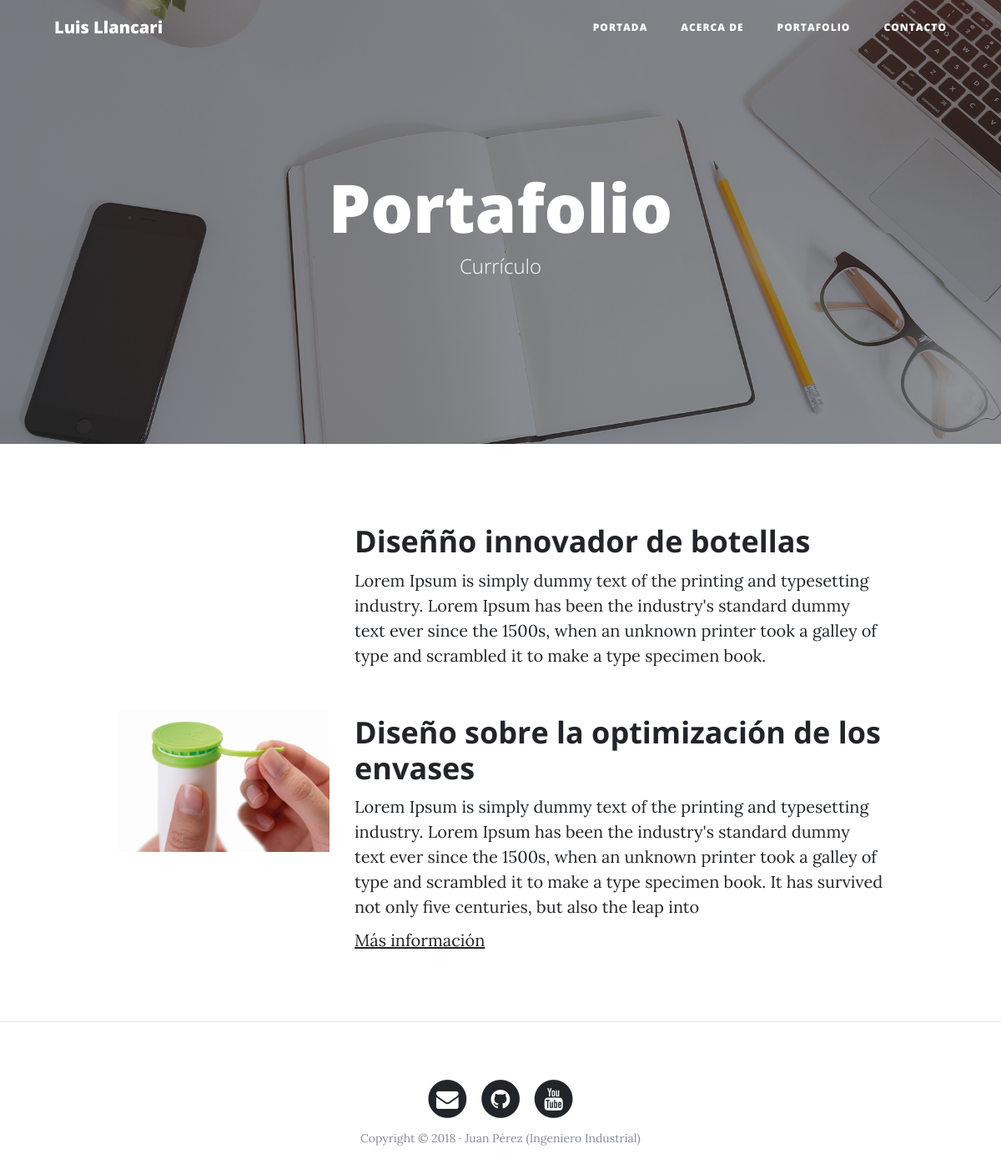
The page /portfolio/ on the database its author committed.
### portfolio/models.py (models this page shows, shortened)
class Project (models.Model):
  title = models.CharField(max_length=200, verbose_name = "Título")
  descripcion = models.TextField(verbose_name = "Descripción")
  image = models.ImageField(verbose_name = "Imagen", upload_to="projects")
  link = models.URLField(null=True, blank= True, verbose_name = "Direccion web")
  create_at = models.DateTimeField(auto_now_add=True, verbose_name = "Fecha de creación")
  update_at = models.DateField(auto_now=True, verbose_name = "Fecha de edición")
  class Meta:
    verbose_name = "proyecto"
    verbose_name_plural = "Proyectos"
    ordering = ["-create_at"]

### portfolio/views.py (the view)
# urls.py: path('portfolio/',portfolio_views.portfolio, name="portfolio"),
def portfolio(request):
    projects = Project.objects.all()
    return render(request, "portfolio/portfolio.html",{'projects':projects})

### portfolio/templates/portfolio/portfolio.html (shortened to what this page needs)
{% extends 'core/base.html' %}
{% block background %}{% load static %}{% static 'core/img/portfolio-bg.jpg' %}{% endblock %}
{% block headers %}
<h1>Portafolio</h1>
<span class="subheading">Currículo</span>
{% endblock %}
{% block content %}
    {% for project in projects %}
        <div class="row project">
            <div class="col-lg-3 col-md-4 offset-lg-1">
                    <img class="img-fluid" src="{{project.image.url}}" alt="">
            </div>
            <div class="col-lg-7 col-md-8">
                <h2 class="section-heading title">{{project.title}}</h2>
                <p>{{project.descripcion}}</p>
                {% if project.link %}
                    <p><a href="{{project.link}}">Más información</a></p>
                {% endif %}
            </div>
        </div>
    {% endfor %}
{% endblock %}

### core/templates/core/base.html (shortened to what this page needs)
<!DOCTYPE html>
<html lang="es">
  <head>
    {% load static %}
    <link href="{% static 'core/vendor/bootstrap/css/bootstrap.min.css' %}" rel="stylesheet">
    <link href="{% static 'core/vendor/font-awesome/css/font-awesome.min.css' %}" rel="stylesheet" type="text/css">
    <link href="{% static 'core/css/clean-blog.min.css' %}" rel="stylesheet">
  </head>
  <body>
    <nav class="navbar navbar-expand-lg navbar-light fixed-top" id="mainNav">
      <div class="container">
        <a class="navbar-brand" href="{% url 'home' %}">Luis Llancari</a>
        <div class="collapse navbar-collapse" id="navbarResponsive">
          <ul class="navbar-nav ml-auto">
            <li class="nav-item">
              <a class="nav-link" href="{% url 'home' %}">Portada</a>
            </li>
            <li class="nav-item">
              <a class="nav-link" href="{% url 'about' %}">Acerca de</a>
            </li>
            <li class="nav-item">
              <a class="nav-link" href="{% url 'portfolio' %}">Portafolio</a>
            </li>
            <li class="nav-item">
              <a class="nav-link" href="{% url 'contact' %}">Contacto</a>
            </li>
          </ul>
        </div>
      </div>
    </nav>
    <header class="masthead" style="background-image: url('{% block background %}{% endblock %}')">
      <div class="overlay"></div>
      <div class="container">
        <div class="row">
          <div class="col-lg-8 col-md-10 mx-auto">
            <div class="site-heading">
                {% block headers %}{% endblock %}
            </div>
          </div>
        </div>
      </div>
    </header>
     <div class="container">
      {% block content %} {% endblock %}
    </div>
    {% if request.path != "/" %}<hr>{% endif %}
    <footer>
      <div class="container">
        <div class="row">
          <div class="col-lg-8 col-md-10 mx-auto">
            <ul class="list-inline text-center">
              <li class="list-inline-item">
                <a href="#">
                  <span class="fa-stack fa-lg">
                    <i class="fa fa-circle fa-stack-2x"></i>
                    <i class="fa fa-envelope fa-stack-1x fa-inverse"></i>
                  </span>
                </a>
              </li>
              <li class="list-inline-item">
                <a href="#">
                  <span class="fa-stack fa-lg">
                    <i class="fa fa-circle fa-stack-2x"></i>
                    <i class="fa fa-github fa-stack-1x fa-inverse"></i>
                  </span>
                </a>
              </li>
              <li class="list-inline-item">
                <a href="#">
                  <span class="fa-stack fa-lg">
                    <i class="fa fa-circle fa-stack-2x"></i>
                    <i class="fa fa-youtube fa-stack-1x fa-inverse"></i>
                  </span>
                </a>
              </li>
            </ul>
            <p class="copyright text-muted">Copyright &copy; 2018 · Juan Pérez (Ingeniero Industrial) </p>
          </div>
        </div>
      </div>
    </footer>
  </body>
</html>

### rows shown on the page
Project: title "Diseñño innovador de botellas", descripcion "Lorem Ipsum is simply dummy text of the printing and typesetting industry. Lorem Ipsum has been the industry's standard dummy text ever since the 1500s, when an unknown printer took a galley of type and scrambled it to make a type specimen book."
Project: image (picture), title "Diseño sobre la optimización de los envases", descripcion "Lorem Ipsum is simply dummy text of the printing and typesetting industry. Lorem Ipsum has been the industry's standard dummy text ever since the 1500s, when an unknown printer took a galley of type and scrambled it to make a type specimen book. It has survived not only five centuries, but also the leap into"
